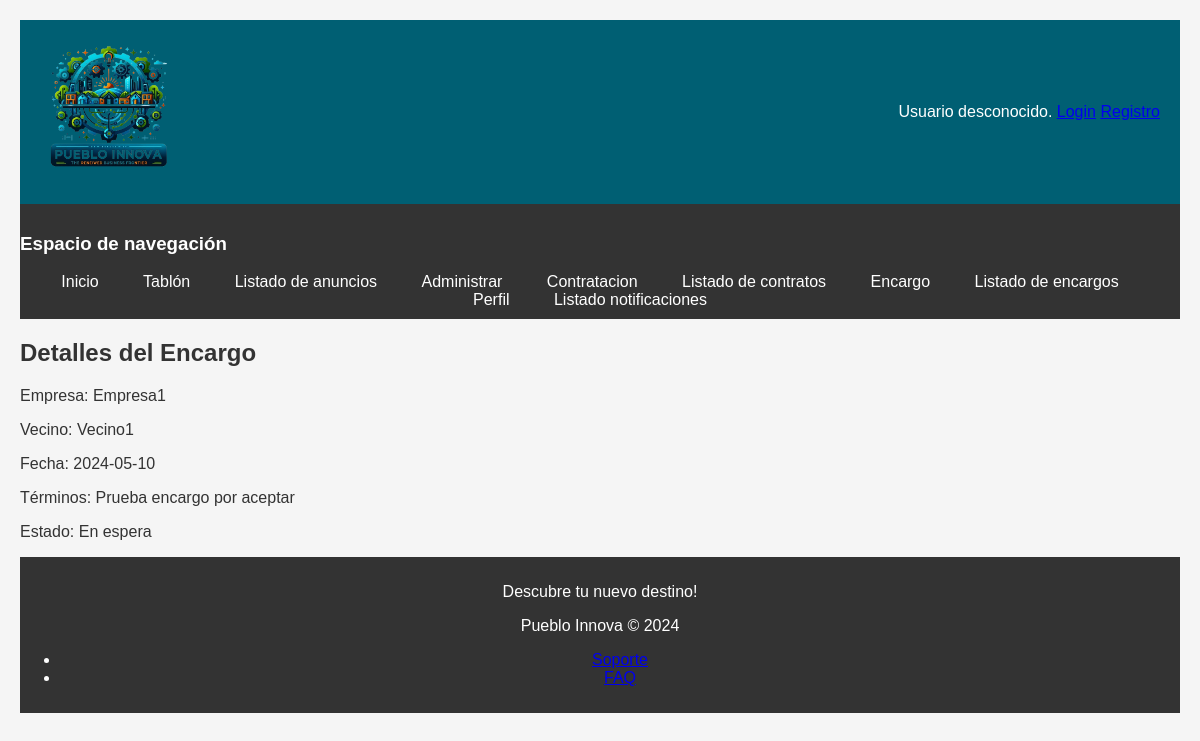
The page /encargoDetallado.php?id=1 on the database its author committed.
### tables this page shows
CREATE TABLE `encargos` (
  `id` int(11) NOT NULL,
  `idVecino` int(11) NOT NULL,
  `idEmpresa` int(11) NOT NULL,
  `fecha` date NOT NULL,
  `terminos` varchar(255) NOT NULL,
  `estado` int(11) NOT NULL
);

CREATE TABLE `usuarios` (
  `id` int(11) NOT NULL,
  `nombreUsuario` varchar(30) NOT NULL,
  `password` varchar(70) NOT NULL,
  `nombre` varchar(50) NOT NULL,
  `rol` int(11) NOT NULL,
  `nombreImg` varchar(70) NOT NULL COMMENT 'Nombre la foto de perfil. Calcula la ruta en carpetas'
);

### encargoDetallado.php (called while the page is built, shortened)
<?php
require_once __DIR__ . '/includes/clases/Encargo.php';
require_once __DIR__ . '/includes/formularios/FormularioEncargoDetalle.php';
$idEncargo = isset($_GET['id']) ? $_GET['id'] : null;
$formulario = new FormularioEncargoDetalle($idEncargo);
$formularioHtml = $formulario->gestiona();
require __DIR__ . '/includes/vistas/plantillas/plantilla.php';
?>

### includes/clases/Empresa.php (called while the page is built, shortened)
<?php
class Empresa extends Usuario
{
    public static function buscaNombreEmpresa($idEmpresa)
    {
        $conn = Aplicacion::getInstance()->getConexionBd();
        $query = "SELECT nombreUsuario FROM usuarios WHERE id = ?";
        $stmt = $conn->prepare($query);
        $stmt->bind_param('i', $idEmpresa);
        if ($stmt->execute()) {
            $result = $stmt->get_result();
            if ($fila = $result->fetch_assoc()) {
                $nombreUsuario = $fila['nombreUsuario'];
                return $nombreUsuario;
            }
        }
        return null;
    }
}
?>

### includes/clases/Encargo.php (called while the page is built, shortened)
<?php
class Encargo {
    private $terminos;
    private $fecha;
    private $estado;
    public function __construct($idVecino, $idEmpresa, $terminos, $fecha, $estado, $id = null) {
        $this->terminos = $terminos;
        $this->fecha = $fecha;
        $this->estado = $estado;
    }
    public function getTerminos() {
        return $this->terminos;
    }
    public function getFecha() {
        return $this->fecha;
    }
    public static function buscaEncargoPorId($idEncargo) {
        $conn = Aplicacion::getInstance()->getConexionBd();
        $query = sprintf("SELECT * FROM encargos WHERE id=%d", $idEncargo);
        $rs = $conn->query($query);
        if ($rs && $fila = $rs->fetch_assoc()) {
            return new Encargo($fila['idVecino'], $fila['idEmpresa'], $fila['terminos'], $fila['fecha'], $fila['estado'], $fila['id']);
        }
        return null;
    }
    public function translateEstado() {
        switch ($this->estado) {
            case self::ESPERA_ESTADO:
                return 'En espera';
        }
    }
}
?>

### includes/clases/Vecino.php (called while the page is built, shortened)
<?php
class Vecino extends Usuario
{
    public static function buscaNombreVecino($idVecino)
    {
        $conn = Aplicacion::getInstance()->getConexionBd();
        $query = "SELECT nombreUsuario FROM usuarios WHERE id = ?";
        $stmt = $conn->prepare($query);
        $stmt->bind_param('i', $idVecino);
        if ($stmt->execute()) {
            $result = $stmt->get_result();
            if ($fila = $result->fetch_assoc()) {
                $nombreUsuario = $fila['nombreUsuario'];
                return $nombreUsuario;
            }
        }
        return null;
    }
}

### includes/formularios/FormularioEncargoDetalle.php (the view, shortened to what this page needs)
<?php
require_once 'Formulario.php';
require_once __DIR__.'/../../includes/clases/Encargo.php';
require_once __DIR__.'/../../includes/clases/Empresa.php';
require_once __DIR__.'/../../includes/clases/Vecino.php';
class FormularioEncargoDetalle extends Formulario {
    private $idEncargo;
    public function __construct($idEncargo) {
        $this->idEncargo = $idEncargo;
    }
    protected function generaCamposFormulario(&$datos) {
        $encargo = Encargo::buscaEncargoPorId($this->idEncargo);
        $nombreEmpresa = Empresa::buscaNombreEmpresa($encargo->getIdEmpresa());
        $nombreVecino = Vecino::buscaNombreVecino($encargo->getIdVecino());
        $estadoEncargo = $encargo->translateEstado();
        $html = '<h2>Detalles del Encargo</h2>';
        $html .= "<p>Empresa: {$nombreEmpresa}</p>";
        $html .= "<p>Vecino: {$nombreVecino}</p>";
        $html .= "<p>Fecha: {$encargo->getFecha()}</p>";
        $html .= "<p>Términos: {$encargo->getTerminos()}</p>";
        $html .= "<p>Estado: {$estadoEncargo}</p>";
        $html .= '<div>';
        $html .= '</div>';
        return $html;
    }
}
?>

### css/prueba.css (style rules this page uses)
body { font-family: 'Arial', sans-serif; background-color: #f5f5f5; color: #333; padding: 20px; margin: 0; }

### rows shown on the page
encargos: idEmpresa.nombreUsuario "Empresa1", idVecino.nombreUsuario "Vecino1", fecha "2024-05-10", terminos "Prueba encargo por aceptar", estado "En espera"
